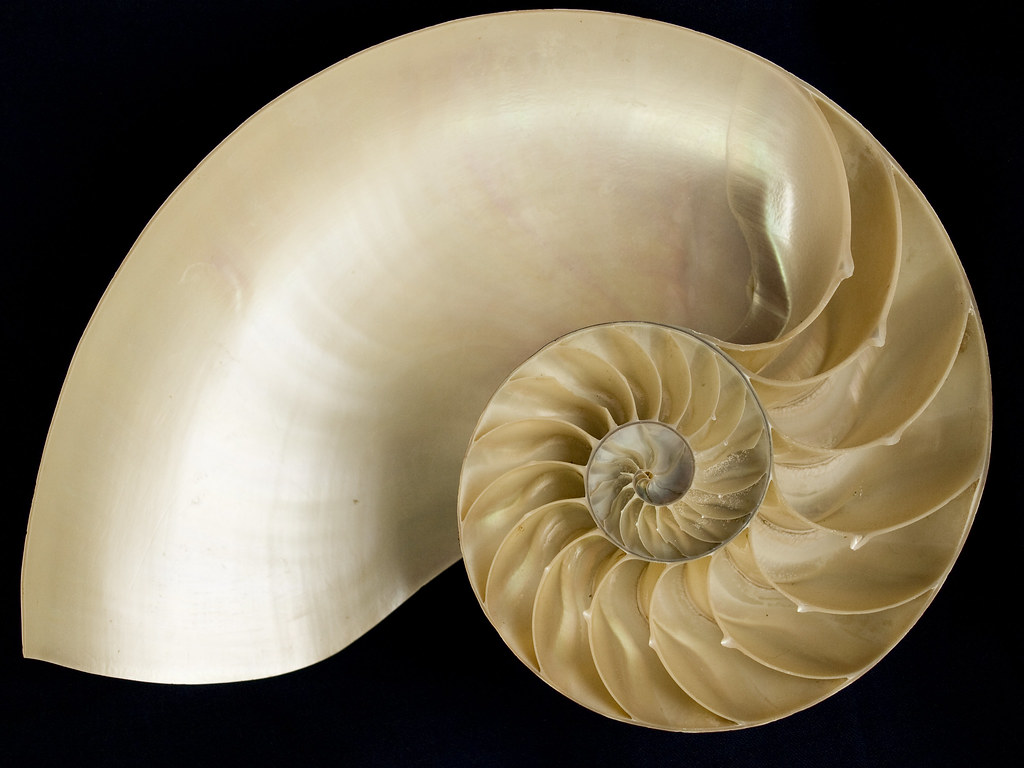
#> input picture images/spiral.jpg, 1024 x 768 px
$ python -i clustering.py   (imports and definitions only)
#> lines starting #> are read from the running program, lines starting #| are printed output that depends on the picture; after the words box and inside, x2 and y2 are one past the last pixel; in counts of white or black regions, pixels touching at a corner belong together
#> further down, picture is the input picture: shape (768, 1024, 3); mean B, G, R 91.2, 113.3, 124
# python_server/clustering.py

import cv2
import numpy as np
from sklearn.cluster import KMeans
import matplotlib.pyplot as plt

def extract_object_centroids(image):
    h, w, _ = image.shape
#> h = 768; w = 1024
    gray = cv2.cvtColor(image, cv2.COLOR_BGR2GRAY)
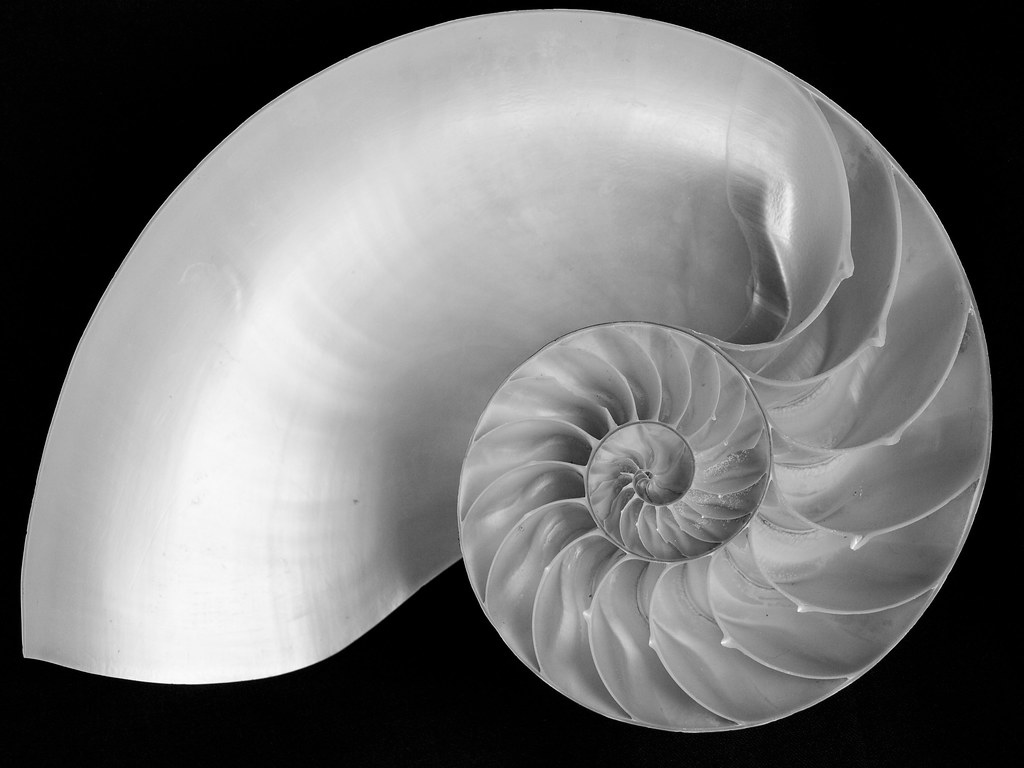
#> gray: shape (768, 1024); min 0, max 254, mean 114
    blurred = cv2.GaussianBlur(gray, (5, 5), 0)
    thresh = cv2.adaptiveThreshold(blurred, 255, cv2.ADAPTIVE_THRESH_GAUSSIAN_C, cv2.THRESH_BINARY_INV, 11, 2)
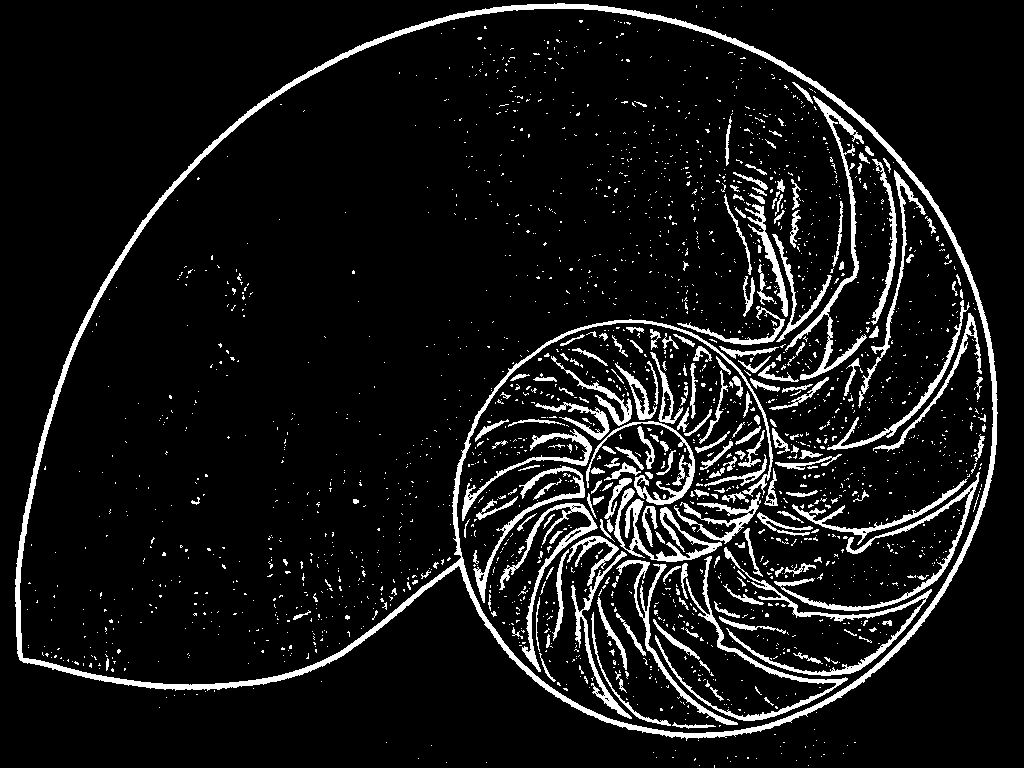
#> thresh: shape (768, 1024); 8.6% white; 2195 white regions (1977 under 20 px)
    contours, _ = cv2.findContours(thresh, cv2.RETR_LIST, cv2.CHAIN_APPROX_SIMPLE)
#> contours = 2333 contours, 2167 with area under 20; largest, box (x1, y1, x2, y2) and area: (15, 3, 998, 741) 543540, (19, 8, 994, 734) 529774, (785, 96, 867, 380) 1683, (724, 547, 932, 676) 1468, (774, 472, 980, 611) 1452

    min_contour_area = 50
    centroids = []
    object_contours = []
    for c in contours:
        if cv2.contourArea(c) > min_contour_area:
            M = cv2.moments(c)
            if M["m00"] != 0:
                object_contours.append(c)
                cx = int(M["m10"] / M["m00"])
                cy = int(M["m01"] / M["m00"])
                centroids.append([cx, cy])
#> this loop made 2333 passes
#> (cx, cy) on passes 37, 181, 309, 320, 338, 342, 395, 411, 473, 586, 588, 604: (692, 725), (808, 657), (675, 640), (745, 625), (632, 635), (625, 689), (725, 611), (612, 633), (745, 598), (800, 568), (683, 576), (664, 638)
#> c on passes 1 to 6: [[808, 765]], [[714, 765], [714, 767]], [[699, 765]], [[486, 762]], [[446, 762]], [[730, 761]]
#> after the loop, centroids = 95 pairs, first value 488 to 979, second value 92 to 725; object_contours = 95 contours; largest, box (x1, y1, x2, y2) and area: (15, 3, 998, 741) 543540, (19, 8, 994, 734) 529774, (785, 96, 867, 380) 1683, (724, 547, 932, 676) 1468, (774, 472, 980, 611) 1452

    return np.array(centroids), object_contours

def find_optimal_k(points, max_k=10):
    if len(points) <= max_k:
        max_k = len(points) - 1
    if max_k < 2: return max_k

    inertias = []
    k_range = range(2, max_k + 1)
    for k in k_range:
        kmeans = KMeans(n_clusters=k, n_init='auto', random_state=0).fit(points)
        inertias.append(kmeans.inertia_)

    p1 = np.array([k_range[0], inertias[0]])
    p2 = np.array([k_range[-1], inertias[-1]])

    distances = []
    for i in range(len(inertias)):
        p3 = np.array([k_range[i], inertias[i]])
        distance = np.abs(np.cross(p2-p1, p1-p3)) / np.linalg.norm(p2-p1)
        distances.append(distance)

    optimal_k = k_range[np.argmax(distances)]

    # [5 lines of commented-out code are left out]

    return optimal_k

>>> import cv2
>>> picture = cv2.imread('../../images/spiral.jpg')
>>> result = extract_object_centroids(picture)
